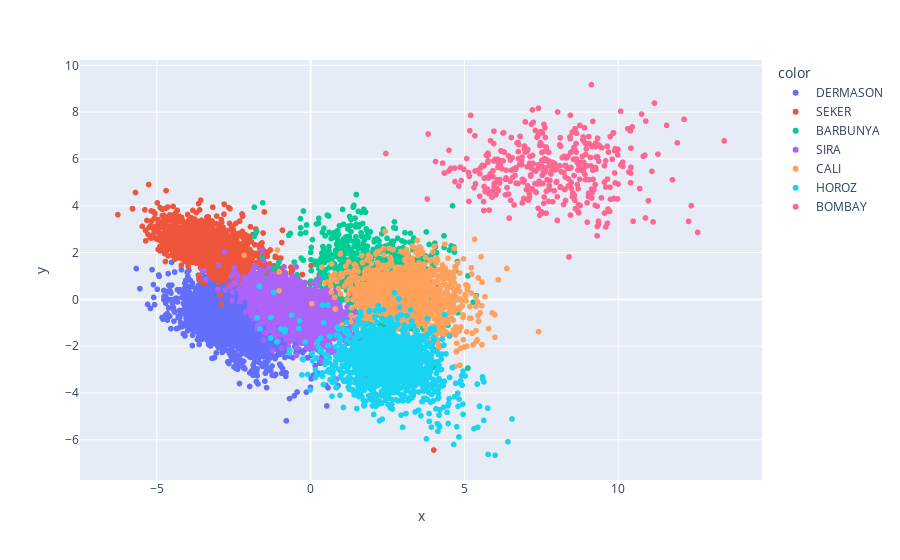

Notebook source saved alongside this figure:
### Code cell
px.scatter(
    x = X_pca[0],
    y = X_pca[1],
    color = Y_train
)

### Figure 1 — Plotly figure (JSON) as saved in the notebook; plotly's stock layout.template omitted (floating-point values rounded to 4 significant figures; data arrays with more than 128 entries replaced by an {"elided": "..."} marker saying what was removed)
{"data": [{"hovertemplate": "color=DERMASON<br>x=%{x}<br>y=%{y}<extra></extra>", "legendgroup": "DERMASON", "marker": {"color": "#636efa", "symbol": "circle"}, "mode": "markers", "name": "DERMASON", "showlegend": true, "type": "scattergl", "x": {"elided": "2875 float values"}, "xaxis": "x", "y": {"elided": "2875 float values"}, "yaxis": "y"}, {"hovertemplate": "color=SEKER<br>x=%{x}<br>y=%{y}<extra></extra>", "legendgroup": "SEKER", "marker": {"color": "#EF553B", "symbol": "circle"}, "mode": "markers", "name": "SEKER", "showlegend": true, "type": "scattergl", "x": {"elided": "1614 float values"}, "xaxis": "x", "y": {"elided": "1614 float values"}, "yaxis": "y"}, {"hovertemplate": "color=BARBUNYA<br>x=%{x}<br>y=%{y}<extra></extra>", "legendgroup": "BARBUNYA", "marker": {"color": "#00cc96", "symbol": "circle"}, "mode": "markers", "name": "BARBUNYA", "showlegend": true, "type": "scattergl", "x": {"elided": "1061 float values"}, "xaxis": "x", "y": {"elided": "1061 float values"}, "yaxis": "y"}, {"hovertemplate": "color=SIRA<br>x=%{x}<br>y=%{y}<extra></extra>", "legendgroup": "SIRA", "marker": {"color": "#ab63fa", "symbol": "circle"}, "mode": "markers", "name": "SIRA", "showlegend": true, "type": "scattergl", "x": {"elided": "2100 float values"}, "xaxis": "x", "y": {"elided": "2100 float values"}, "yaxis": "y"}, {"hovertemplate": "color=CALI<br>x=%{x}<br>y=%{y}<extra></extra>", "legendgroup": "CALI", "marker": {"color": "#FFA15A", "symbol": "circle"}, "mode": "markers", "name": "CALI", "showlegend": true, "type": "scattergl", "x": {"elided": "1313 float values"}, "xaxis": "x", "y": {"elided": "1313 float values"}, "yaxis": "y"}, {"hovertemplate": "color=HOROZ<br>x=%{x}<br>y=%{y}<extra></extra>", "legendgroup": "HOROZ", "marker": {"color": "#19d3f3", "symbol": "circle"}, "mode": "markers", "name": "HOROZ", "showlegend": true, "type": "scattergl", "x": {"elided": "1520 float values"}, "xaxis": "x", "y": {"elided": "1520 float values"}, "yaxis": "y"}, {"hovertemplate": "color=BOMBAY<br>x=%{x}<br>y=%{y}<extra></extra>", "legendgroup": "BOMBAY", "marker": {"color": "#FF6692", "symbol": "circle"}, "mode": "markers", "name": "BOMBAY", "showlegend": true, "type": "scattergl", "x": {"elided": "405 float values"}, "xaxis": "x", "y": {"elided": "405 float values"}, "yaxis": "y"}], "layout": {"legend": {"title": {"text": "color"}, "tracegroupgap": 0}, "margin": {"t": 60}, "xaxis": {"anchor": "y", "domain": [0, 1], "title": {"text": "x"}}, "yaxis": {"anchor": "x", "domain": [0, 1], "title": {"text": "y"}}}}
